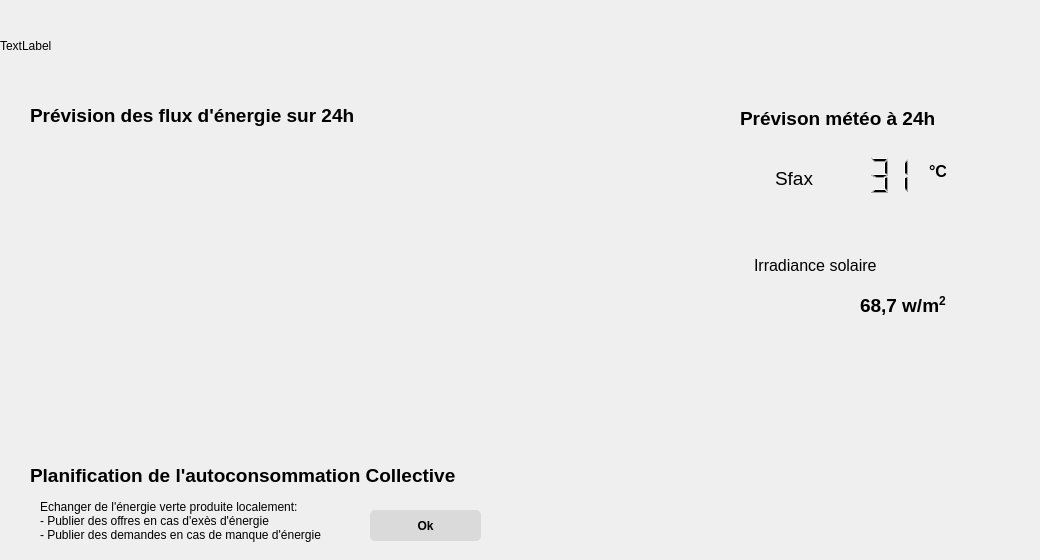
    <widget class="QWidget" name="page_2">
     <widget class="QWidget" name="graphWidget" native="true">
      <property name="geometry">
       <rect>
        <x>40</x>
        <y>140</y>
        <width>681</width>
        <height>311</height>
       </rect>
      </property>
     </widget>
     <widget class="QLabel" name="label_3">
      <property name="geometry">
       <rect>
        <x>740</x>
        <y>110</y>
        <width>211</width>
        <height>16</height>
       </rect>
      </property>
      <property name="font">
       <font>
        <pointsize>14</pointsize>
        <weight>75</weight>
        <bold>true</bold>
       </font>
      </property>
      <property name="styleSheet">
       <string notr="true">color:rgb(0, 0, 0)</string>
      </property>
      <property name="text">
       <string>Prévison météo à 24h</string>
      </property>
     </widget>
     <widget class="QLabel" name="label_5">
      <property name="geometry">
       <rect>
        <x>30</x>
        <y>100</y>
        <width>351</width>
        <height>31</height>
       </rect>
      </property>
      <property name="font">
       <font>
        <pointsize>14</pointsize>
        <weight>75</weight>
        <bold>true</bold>
       </font>
      </property>
      <property name="styleSheet">
       <string notr="true">color:rgb(0, 0, 0)</string>
      </property>
      <property name="text">
       <string>Prévision des flux d'énergie sur 24h</string>
      </property>
     </widget>
     <widget class="QLabel" name="label_9">
      <property name="geometry">
       <rect>
        <x>754</x>
        <y>240</y>
        <width>171</width>
        <height>51</height>
       </rect>
      </property>
      <property name="font">
       <font>
        <pointsize>12</pointsize>
        <weight>50</weight>
        <bold>false</bold>
       </font>
      </property>
      <property name="styleSheet">
       <string notr="true">color:rgb(0, 0, 0)</string>
      </property>
      <property name="text">
       <string>&lt;html&gt;&lt;head/&gt;&lt;body&gt;&lt;p&gt;Irradiance solaire&lt;/p&gt;&lt;/body&gt;&lt;/html&gt;</string>
      </property>
     </widget>
     <widget class="QLCDNumber" name="temperature_2">
      <property name="geometry">
       <rect>
        <x>839</x>
        <y>155</y>
        <width>81</width>
        <height>41</height>
       </rect>
      </property>
      <property name="styleSheet">
       <string notr="true">color:rgb(0, 0, 0); border:0px ;</string>
      </property>
      <property name="digitCount">
       <number>3</number>
      </property>
      <property name="value" stdset="0">
       <double>31.000000000000000</double>
      </property>
      <property name="intValue" stdset="0">
       <number>31</number>
      </property>
     </widget>
     <widget class="QLabel" name="label_20">
      <property name="geometry">
       <rect>
        <x>929</x>
        <y>165</y>
        <width>47</width>
        <height>13</height>
       </rect>
      </property>
      <property name="font">
       <font>
        <pointsize>12</pointsize>
        <weight>75</weight>
        <bold>true</bold>
       </font>
      </property>
      <property name="styleSheet">
       <string notr="true">color:rgb(0, 0, 0)</string>
      </property>
      <property name="text">
       <string>°C</string>
      </property>
     </widget>
     <widget class="QLabel" name="irradiance">
      <property name="geometry">
       <rect>
        <x>860</x>
        <y>290</y>
        <width>121</width>
        <height>31</height>
       </rect>
      </property>
      <property name="font">
       <font>
        <pointsize>14</pointsize>
        <weight>75</weight>
        <bold>true</bold>
       </font>
      </property>
      <property name="styleSheet">
       <string notr="true">color:rgb(0, 0, 0)</string>
      </property>
      <property name="text">
       <string>&lt;html&gt;&lt;head/&gt;&lt;body&gt;&lt;p&gt;&lt;span style=&quot; font-size:14pt;&quot;&gt;68,7 w/m&lt;/span&gt;&lt;span style=&quot; font-size:14pt; vertical-align:super;&quot;&gt;2&lt;/span&gt;&lt;/p&gt;&lt;/body&gt;&lt;/html&gt;</string>
      </property>
     </widget>
     <widget class="QLabel" name="label_22">
      <property name="geometry">
       <rect>
        <x>775</x>
        <y>167</y>
        <width>51</width>
        <height>20</height>
       </rect>
      </property>
      <property name="font">
       <font>
        <pointsize>12</pointsize>
       </font>
      </property>
      <property name="styleSheet">
       <string notr="true">color:rgb(0, 0, 0)</string>
      </property>
      <property name="text">
       <string>&lt;html&gt;&lt;head/&gt;&lt;body&gt;&lt;p&gt;&lt;span style=&quot; font-size:14pt;&quot;&gt;Sfax&lt;/span&gt;&lt;/p&gt;&lt;/body&gt;&lt;/html&gt;</string>
      </property>
     </widget>
     <widget class="QLabel" name="label_23">
      <property name="geometry">
       <rect>
        <x>740</x>
        <y>160</y>
        <width>31</width>
        <height>31</height>
       </rect>
      </property>
      <property name="text">
       <string/>
      </property>
      <property name="pixmap">
       <pixmap>images/loc.jpg</pixmap>
      </property>
      <property name="scaledContents">
       <bool>true</bool>
      </property>
     </widget>
     <widget class="QPushButton" name="planificationButton">
      <property name="geometry">
       <rect>
        <x>370</x>
        <y>510</y>
        <width>111</width>
        <height>31</height>
       </rect>
      </property>
      <property name="font">
       <font>
        <weight>75</weight>
        <bold>true</bold>
       </font>
      </property>
      <property name="styleSheet">
       <string notr="true">color:rgb(0, 0, 0); background-color:rgb(218, 218, 218);border-radius:5px;</string>
      </property>
      <property name="text">
       <string>Ok</string>
      </property>
     </widget>
     <widget class="QLabel" name="label_21">
      <property name="geometry">
       <rect>
        <x>30</x>
        <y>460</y>
        <width>471</width>
        <height>31</height>
       </rect>
      </property>
      <property name="font">
       <font>
        <pointsize>14</pointsize>
        <weight>75</weight>
        <bold>true</bold>
       </font>
      </property>
      <property name="styleSheet">
       <string notr="true">color:rgb(0, 0, 0)</string>
      </property>
      <property name="text">
       <string>&lt;html&gt;&lt;head/&gt;&lt;body&gt;&lt;p&gt;Planification de l'autoconsommation Collective&lt;/p&gt;&lt;/body&gt;&lt;/html&gt;</string>
      </property>
     </widget>
     <widget class="QLabel" name="label_24">
      <property name="geometry">
       <rect>
        <x>40</x>
        <y>500</y>
        <width>341</width>
        <height>51</height>
       </rect>
      </property>
      <property name="styleSheet">
       <string notr="true">color:rgb(0, 0, 0)</string>
      </property>
      <property name="text">
       <string>&lt;html&gt;&lt;head/&gt;&lt;body&gt;&lt;p&gt;Echanger de l'énergie verte produite localement: &lt;br/&gt;- Publier des offres en cas d'exès d'énergie&lt;br/&gt;- Publier des demandes en cas de manque d'énergie&lt;br/&gt;&lt;/p&gt;&lt;/body&gt;&lt;/html&gt;</string>
      </property>
     </widget>
     <widget class="QLabel" name="label_26">
      <property name="geometry">
       <rect>
        <x>0</x>
        <y>0</y>
        <width>1031</width>
        <height>91</height>
       </rect>
      </property>
      <property name="styleSheet">
       <string notr="true">background-image:url(:/images/banniere1.png)</string>
      </property>
      <property name="text">
       <string>TextLabel</string>
      </property>
     </widget>
    </widget>
